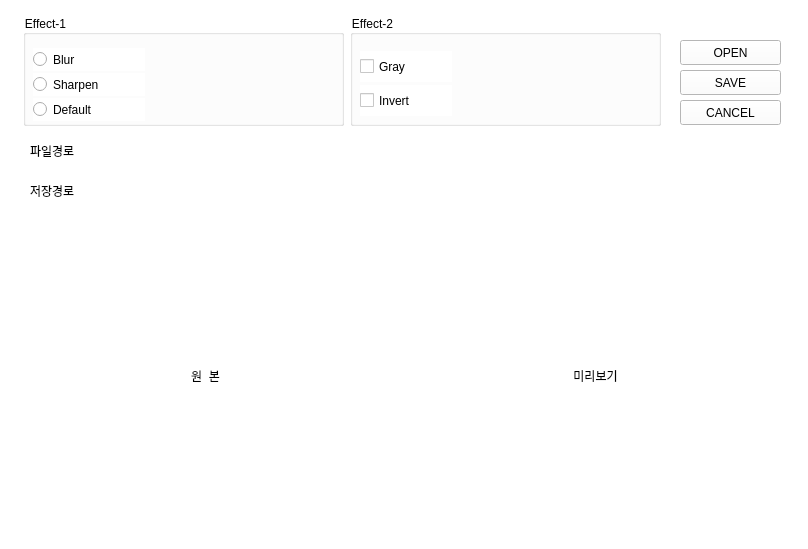
<?xml version="1.0" encoding="UTF-8"?>
<ui version="4.0">
 <class>PhotoEdit</class>
 <widget class="QWidget" name="PhotoEdit">
  <property name="geometry">
   <rect>
    <x>0</x>
    <y>0</y>
    <width>808</width>
    <height>549</height>
   </rect>
  </property>
  <property name="windowTitle">
   <string>PhotoEdit</string>
  </property>
  <property name="styleSheet">
   <string notr="true">background-color: rgb(255, 255, 255);</string>
  </property>
  <widget class="QGroupBox" name="EffectFir">
   <property name="geometry">
    <rect>
     <x>23</x>
     <y>15</y>
     <width>321</width>
     <height>111</height>
    </rect>
   </property>
   <property name="title">
    <string>Effect-1</string>
   </property>
   <widget class="QRadioButton" name="Blurbtn">
    <property name="geometry">
     <rect>
      <x>10</x>
      <y>33</y>
      <width>112</width>
      <height>23</height>
     </rect>
    </property>
    <property name="text">
     <string>Blur</string>
    </property>
   </widget>
   <widget class="QRadioButton" name="Sharbtn">
    <property name="geometry">
     <rect>
      <x>10</x>
      <y>58</y>
      <width>112</width>
      <height>23</height>
     </rect>
    </property>
    <property name="text">
     <string>Sharpen</string>
    </property>
   </widget>
   <widget class="QRadioButton" name="Defaultbtn">
    <property name="geometry">
     <rect>
      <x>10</x>
      <y>83</y>
      <width>112</width>
      <height>23</height>
     </rect>
    </property>
    <property name="text">
     <string>Default</string>
    </property>
   </widget>
  </widget>
  <widget class="QPushButton" name="OpenFilebtn">
   <property name="geometry">
    <rect>
     <x>680</x>
     <y>40</y>
     <width>101</width>
     <height>25</height>
    </rect>
   </property>
   <property name="statusTip">
    <string notr="true"/>
   </property>
   <property name="accessibleDescription">
    <string notr="true"/>
   </property>
   <property name="text">
    <string>OPEN</string>
   </property>
  </widget>
  <widget class="QPushButton" name="SaveFilebtn">
   <property name="geometry">
    <rect>
     <x>680</x>
     <y>70</y>
     <width>101</width>
     <height>25</height>
    </rect>
   </property>
   <property name="statusTip">
    <string notr="true"/>
   </property>
   <property name="accessibleDescription">
    <string notr="true"/>
   </property>
   <property name="text">
    <string>SAVE</string>
   </property>
  </widget>
  <widget class="QGroupBox" name="EffectSec">
   <property name="geometry">
    <rect>
     <x>350</x>
     <y>15</y>
     <width>311</width>
     <height>111</height>
    </rect>
   </property>
   <property name="title">
    <string>Effect-2</string>
   </property>
   <widget class="QCheckBox" name="Graybtn">
    <property name="geometry">
     <rect>
      <x>10</x>
      <y>36</y>
      <width>92</width>
      <height>31</height>
     </rect>
    </property>
    <property name="text">
     <string>Gray</string>
    </property>
   </widget>
   <widget class="QCheckBox" name="Invertbtn">
    <property name="geometry">
     <rect>
      <x>10</x>
      <y>70</y>
      <width>92</width>
      <height>31</height>
     </rect>
    </property>
    <property name="text">
     <string>Invert</string>
    </property>
   </widget>
  </widget>
  <widget class="QPushButton" name="Exitbtn">
   <property name="geometry">
    <rect>
     <x>680</x>
     <y>100</y>
     <width>101</width>
     <height>25</height>
    </rect>
   </property>
   <property name="text">
    <string>CANCEL</string>
   </property>
  </widget>
  <widget class="QLabel" name="Origin_img">
   <property name="geometry">
    <rect>
     <x>30</x>
     <y>220</y>
     <width>351</width>
     <height>311</height>
    </rect>
   </property>
   <property name="text">
    <string>원  본</string>
   </property>
   <property name="alignment">
    <set>Qt::AlignCenter</set>
   </property>
  </widget>
  <widget class="QLabel" name="Preview_img">
   <property name="geometry">
    <rect>
     <x>420</x>
     <y>220</y>
     <width>351</width>
     <height>311</height>
    </rect>
   </property>
   <property name="text">
    <string>미리보기</string>
   </property>
   <property name="alignment">
    <set>Qt::AlignCenter</set>
   </property>
  </widget>
  <widget class="QLabel" name="label">
   <property name="geometry">
    <rect>
     <x>30</x>
     <y>140</y>
     <width>741</width>
     <height>21</height>
    </rect>
   </property>
   <property name="text">
    <string>파일경로</string>
   </property>
  </widget>
  <widget class="QLabel" name="label_2">
   <property name="geometry">
    <rect>
     <x>30</x>
     <y>180</y>
     <width>741</width>
     <height>21</height>
    </rect>
   </property>
   <property name="text">
    <string>저장경로</string>
   </property>
  </widget>
 </widget>
 <resources/>
 <connections/>
</ui>
